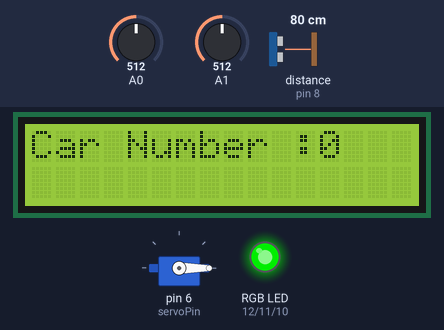
Recording of a sketch running on a simulated Arduino Uno, built with avr-gcc and run on an emulated ATmega328P. Parts: servo, 16×2 character LCD, an RGB LED mixed from three pins (HIGH = lit). Wiring (inferred from the names in the program): ultrasonic range finder: trigger pin 9; echo pin 8. The test bench sets the inputs (shaded band); at power-on: distance to the obstacle (sensor on pin 8) 80 cm, A0 = 512, A1 = 512. The echo pulse lasts 58.3 µs per cm; pins used as bus, display or sensor lines are not drawn; what the sketch prints to the serial monitor is not drawn.

Above: at 2.9 s.
3.0 s: distance to the obstacle (sensor on pin 8) set to 13 cm
5.9 s: distance to the obstacle (sensor on pin 8) set to 10 cm
At 8.2 s:
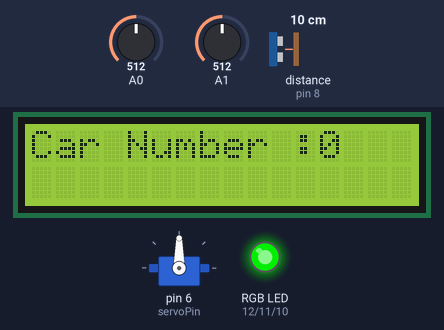
9.9 s: A0 set to 110
At 16.0 s:
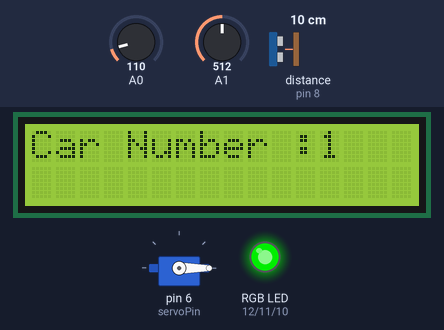
16.2 s: distance to the obstacle (sensor on pin 8) set to 18 cm
At 18.6 s:
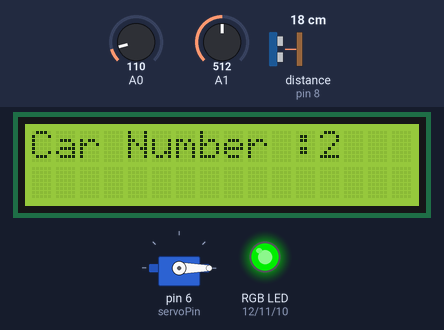
22.5 s: A0 set to 125
At 23.6 s:
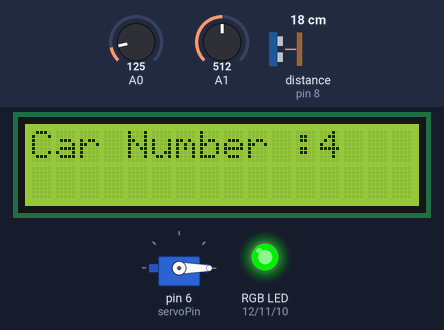
25.4 s: A0 set to 80
At 29.2 s:
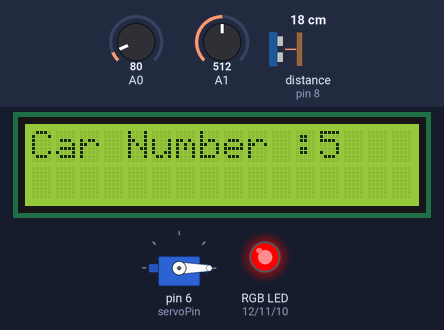
Timing chart, 0 to 30.7 s (numbered marks = the images above; inputs shaded):
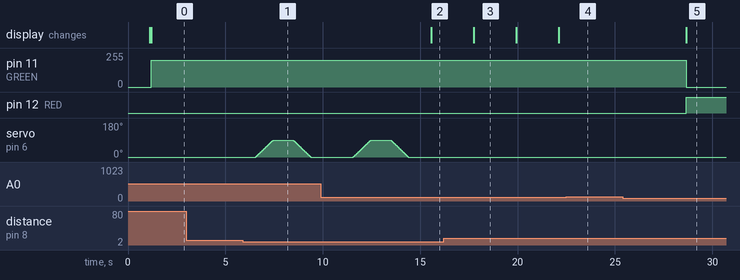

Measured:
- the behaviour switches between 12 and 11 cm on distance to the obstacle (sensor on pin 8) (found by bisection; images 0 and 1)
- after the input at 3.0 s, every drawn part: stays the same
- after the input at 5.9 s, servo on pin 6 (servoPin): rises from 0° to 90° in 0.91 s, then falls to 0° in 1.9 s
- after the input at 9.9 s, the display: changes after 5.7 s (image 2)
- after the input at 16.2 s, servo on pin 6 (servoPin): stops changing and stays 0°
- after the input at 22.5 s, pin 11 (GREEN): stays 200/255 (without the input it goes to 0/255 after 1.8 s); pin 12 (RED): stays LOW (without the input it goes to HIGH after 1.8 s)
- after the input at 25.4 s, pin 11 (GREEN): 200/255 → 0/255 after 3.2 s; pin 12 (RED): LOW → HIGH after 3.2 s; the display: changes after 3.2 s (image 5)
- what the display in image 3 shows lasts 2.1 s, from 17.8 s to 19.9 s

The sketch:

Board1.ino
```cpp
#include<Servo.h>
#include<LiquidCrystal_I2C.h>
Servo myservo;
LiquidCrystal_I2C lcd(0x27, 16, 2);
int carNumber = 0;
int pos = 0;
int servoPin = 6;

#define TRIG 9
#define ECHO 8

int RED = 12;
int GREEN = 11;
int BLUE = 10;
bool barrierRaised = false;

void setup() {
    //초음파
    Serial.begin(9600);
    pinMode(TRIG, OUTPUT);
    pinMode(ECHO, INPUT);

    //서보모터
    pinMode(servoPin, OUTPUT);
    myservo.attach(6);
    myservo.write(0);

    //조도센서
    pinMode(A0, INPUT); //들어오는 차 감지
    pinMode(A1, INPUT); //나가는 차 감지

    //3색 led
    pinMode(RED, OUTPUT);
    pinMode(GREEN, OUTPUT);
    pinMode(BLUE, OUTPUT);
}
void loop() {
    //초음파 센서
    long duration, distance;

    digitalWrite(TRIG, LOW);
    delayMicroseconds(2);
    digitalWrite(TRIG, HIGH);
    delayMicroseconds(10);
    digitalWrite(TRIG, LOW);

    duration = pulseIn(ECHO, HIGH);
    distance = duration * 17 / 1000;

    Serial.println(duration);
    Serial.print("\nDistance:");
    Serial.print(distance);
    Serial.println("Cm");

    // 차단봉 동작 코드
    if (carNumber >= 5) {
        if (barrierRaised) {
            myservo.write(0);
            delay(1000);
            barrierRaised = false;
        }
    }
    else if (!barrierRaised && distance <= 10) {
        for (pos = 0; pos <= 90; pos += 1) {
            myservo.write(pos);
            delay(10);
        }
        delay(1000);
        for (pos = 90; pos >= 0; pos -= 1) {
            myservo.write(pos);
            delay(10);
        }
        barrierRaised = false;
    }
    //조도센서

    int comein = analogRead(A0);
    Serial.println("Come in : " + String(comein));
    delay(100);
    int goout = analogRead(A1);
    Serial.println("Go out : " + String(goout));
    delay(1000);

    if (comein < 120) {
        carNumber = carNumber + 1;
    }
    if (goout < 120) {
        carNumber = carNumber - 1;
    }
    //lcd
  lcd.begin();
  lcd.backlight();
  lcd.setCursor(0,0);
  lcd.print("Car Number :");
  lcd.print(carNumber);

  //3색 led
  if(carNumber <=4){
    analogWrite(RED,0);
    analogWrite(GREEN,200);
    analogWrite(BLUE, 0);
  }
  if(carNumber >=5){
    analogWrite(RED,200);
    analogWrite(GREEN,0);
    analogWrite(BLUE, 0);
  }

  delay(1000);
}
```
